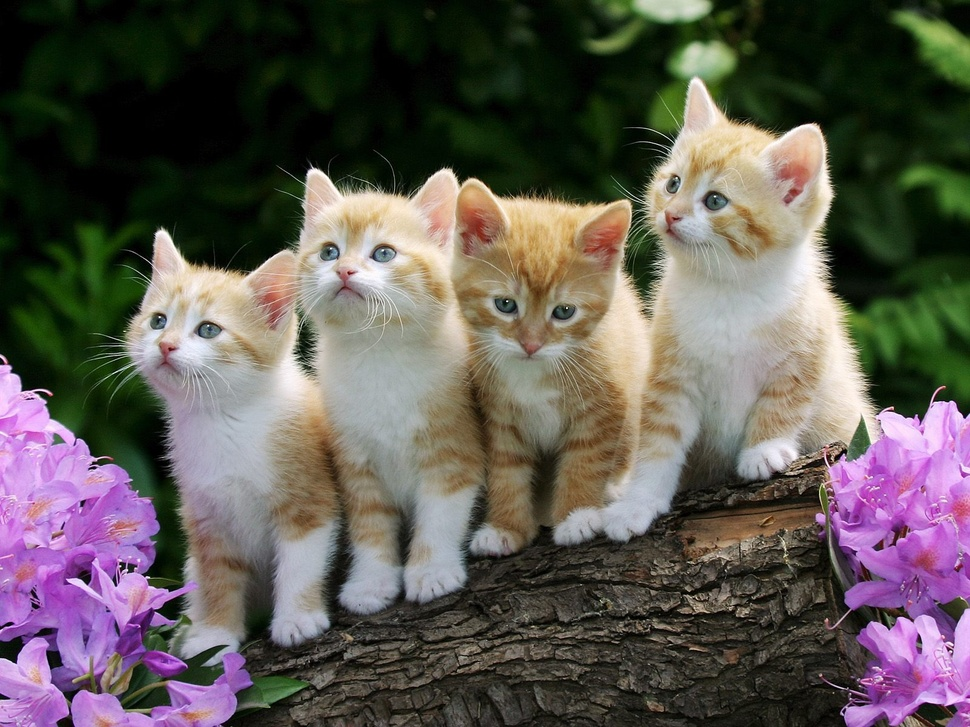
#> input picture images/Kittens.jpg, 970 x 727 px, shrunk from 1600 x 1200 before the run
$ python edgeDetection.py   (older library calls are emulated)
#> lines starting #> are read from the running program, lines starting #| are printed output that depends on the picture; after the words box and inside, x2 and y2 are one past the last pixel; in counts of white or black regions, pixels touching at a corner belong together
import cv2
import numpy as np
import matplotlib.pyplot as plt

# Read input image in grayscale
img = cv2.imread('images/Kittens.jpg', cv2.IMREAD_GRAYSCALE)
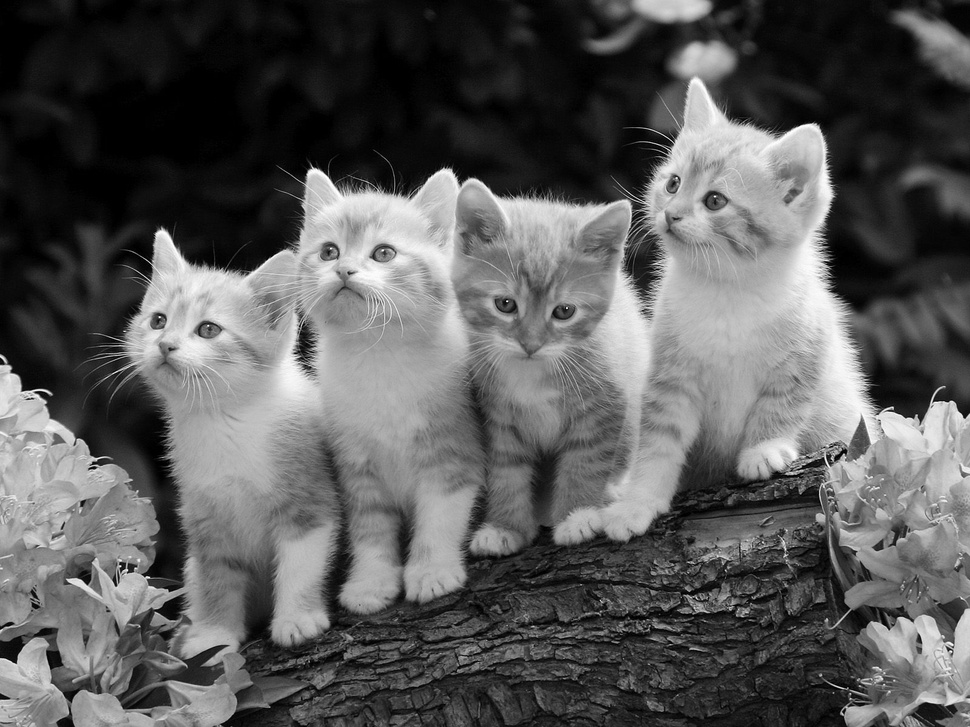
#> img: shape (727, 970); min 0, max 255, mean 89.9

# Prewitt Operator
kernelx = np.array([[1, 0, -1], [1, 0, -1], [1, 0, -1]])
kernely = np.array([[1, 1, 1], [0, 0, 0], [-1, -1, -1]])
prewitt_x = cv2.filter2D(img, -1, kernelx)
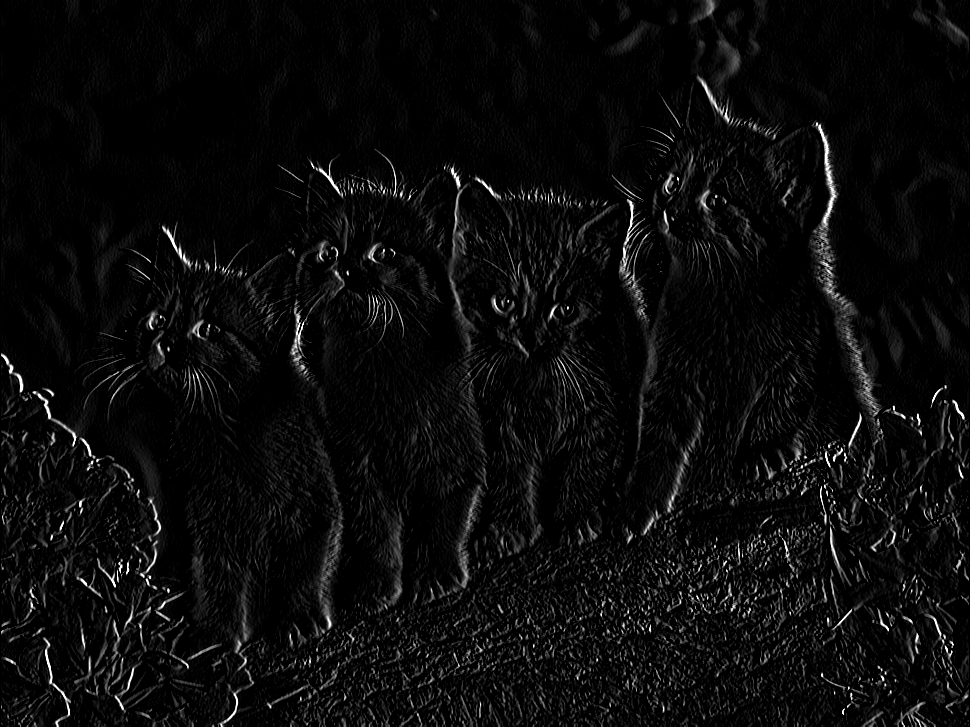
#> prewitt_x: shape (727, 970); min 0, max 255, mean 11.3
prewitt_y = cv2.filter2D(img, -1, kernely)
prewitt = cv2.add(prewitt_x, prewitt_y)
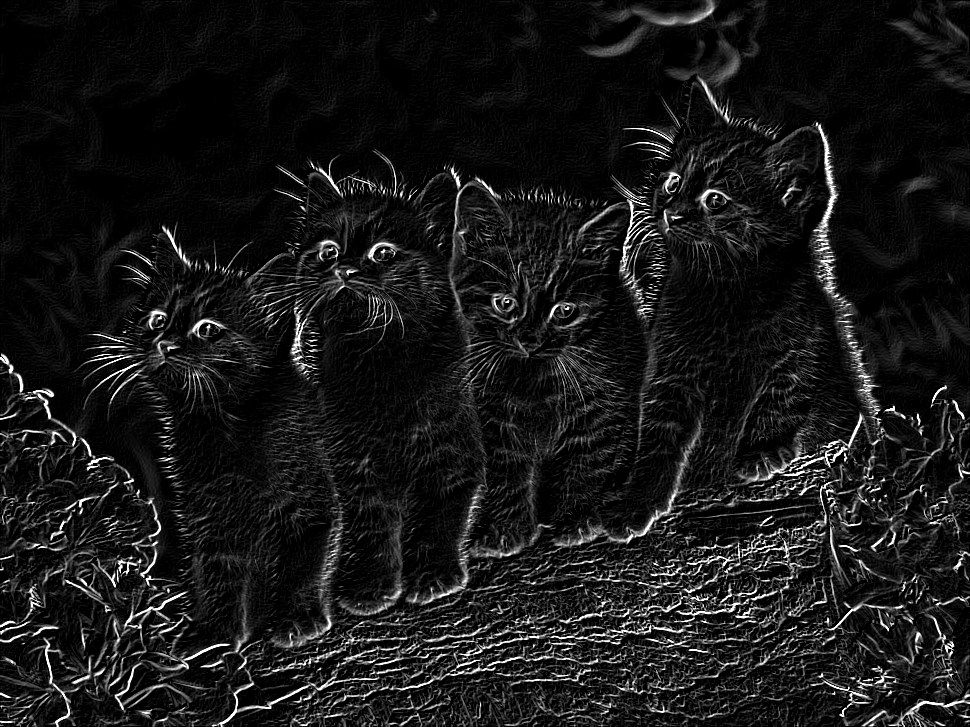
#> prewitt: shape (727, 970); min 0, max 255, mean 24.2

# Sobel Operator
sobelx = cv2.Sobel(img, cv2.CV_64F, 1, 0, ksize=3)
sobely = cv2.Sobel(img, cv2.CV_64F, 0, 1, ksize=3)
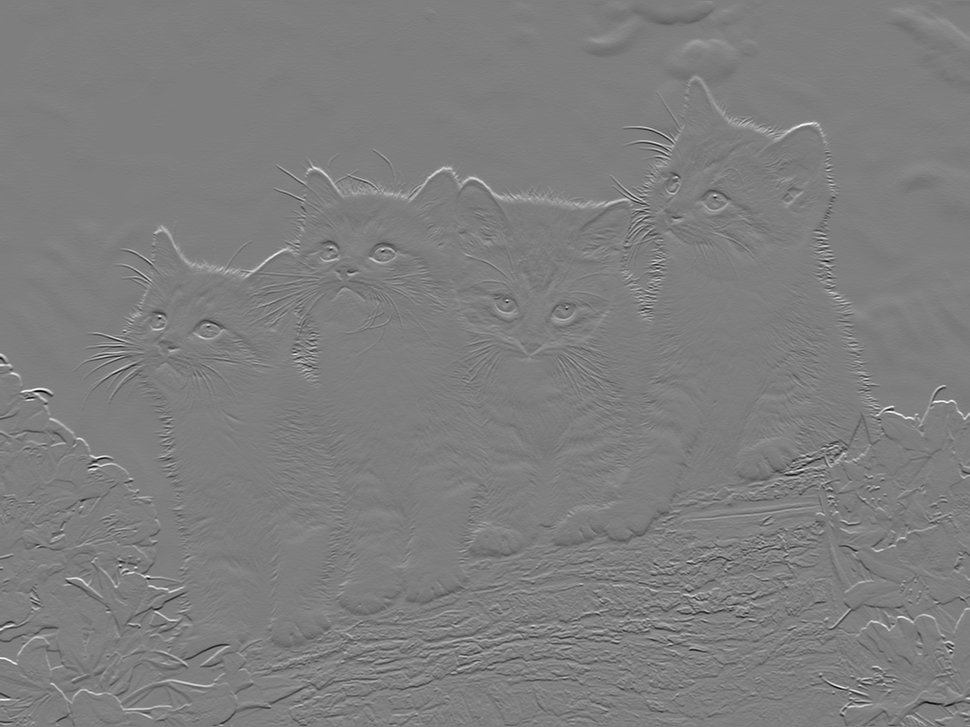
#> sobely: shape (727, 970) float64; min -941, max 953, mean 0.4; drawn with min black and max white
sobel = cv2.magnitude(sobelx, sobely)
sobel = np.uint8(np.clip(sobel, 0, 255))
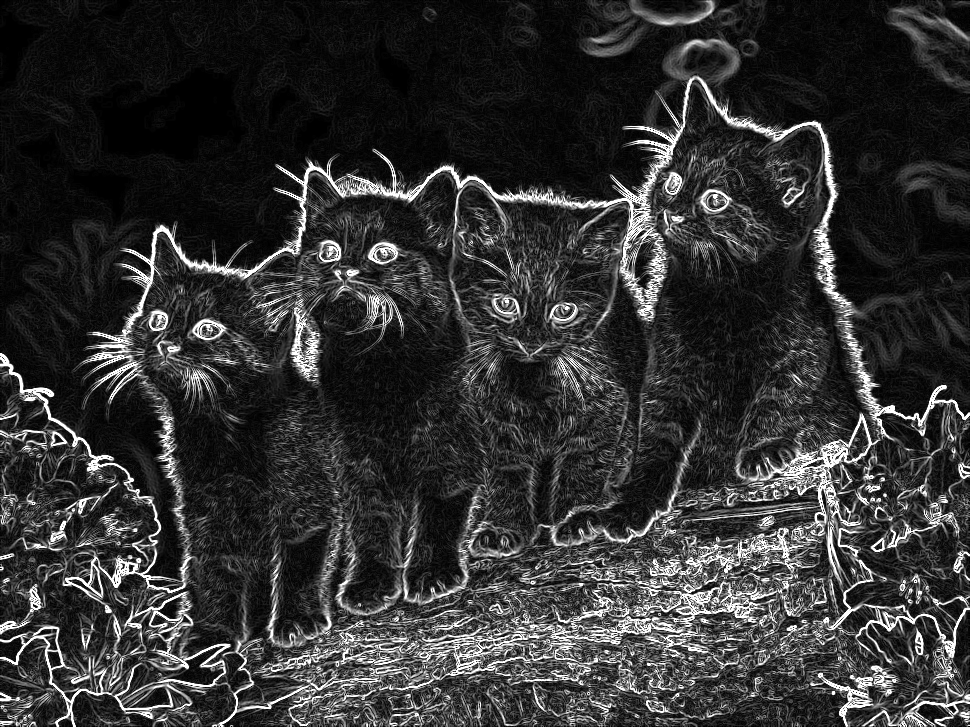
#> sobel: shape (727, 970); min 0, max 255, mean 50.6

# Canny Edge
canny = cv2.Canny(img, 100, 200)
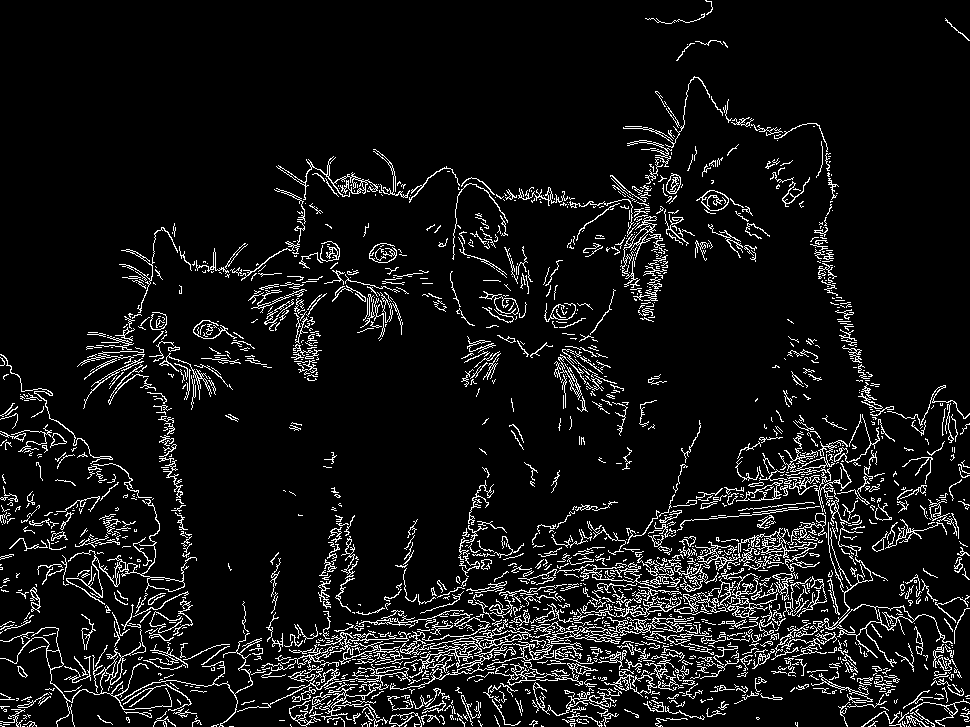
#> canny: shape (727, 970); 7.9% white in thin lines or dots

# Plot results in a single row
plt.figure(figsize=(16, 4))

titles = ['Input Image', 'Prewitt Edge', 'Sobel Edge', 'Canny Edge']
images = [img, prewitt, sobel, canny]

for i in range(4):
    plt.subplot(1, 4, i + 1)
    plt.imshow(images[i], cmap='gray')
    plt.title(titles[i])
    plt.axis('off')

plt.tight_layout()
plt.savefig("images/edge_detection.png")
plt.show()

$ run again, with images/Butterfly.jpg copied over images/Kittens.jpg
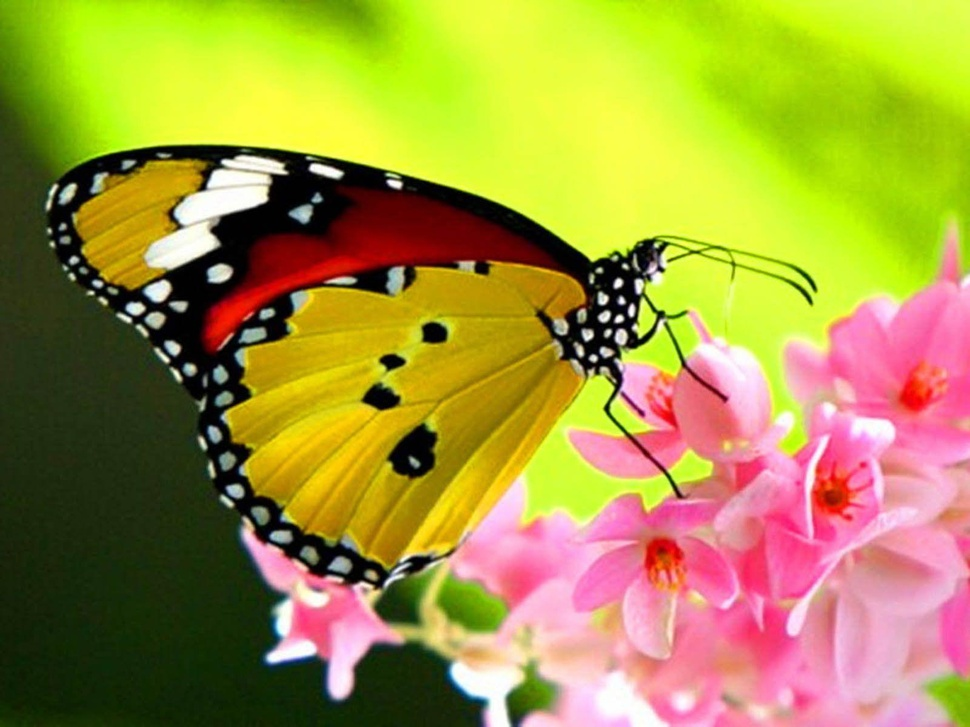
#> input picture images/Butterfly.jpg, 970 x 727 px, shrunk from 1600 x 1200 before the run
#> `sobely = cv2.Sobel(img, cv2.CV_64F, 0, 1, ksize=3)`:
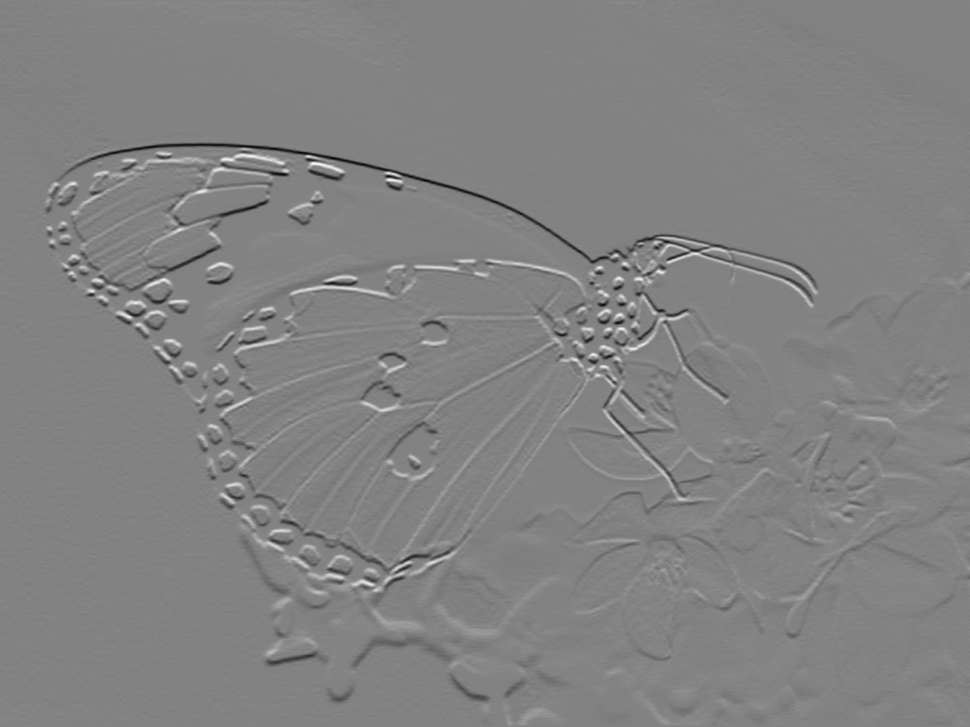
#> sobely: shape (727, 970) float64; min -708, max 675, mean -0.9; drawn with min black and max white
#> `canny = cv2.Canny(img, 100, 200)`:
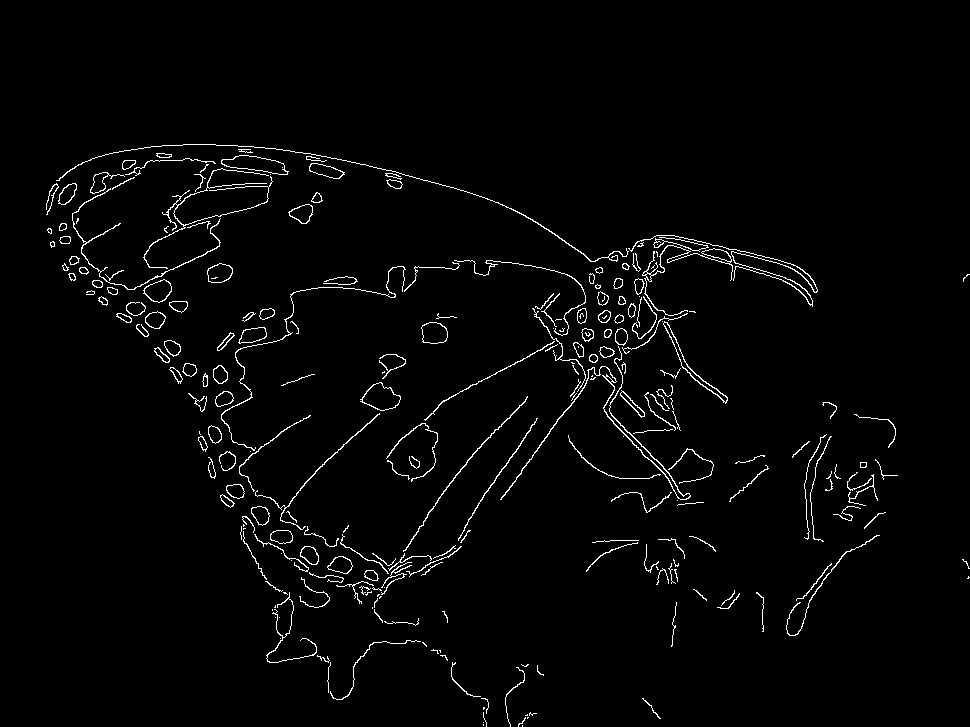
#> canny: shape (727, 970); 2.2% white in thin lines or dots, all inside (x1, y1, x2, y2) = (46, 144, 970, 727)

$ run again, with images/Childrens.jpg copied over images/Kittens.jpg
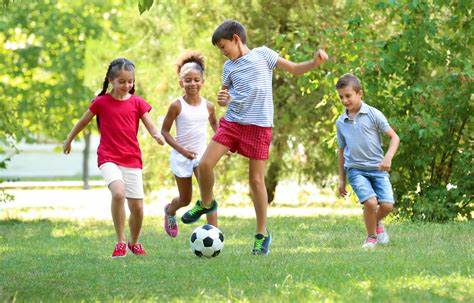
#> input picture images/Childrens.jpg, 474 x 303 px
#> `sobel = np.uint8(np.clip(sobel, 0, 255))`:
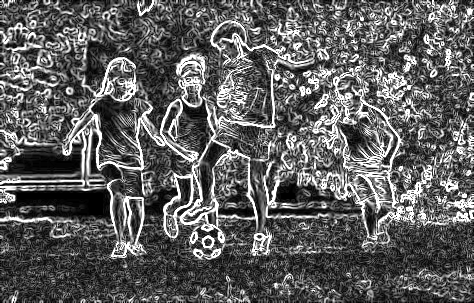
#> sobel: shape (303, 474); min 0, max 255, mean 95
#> `canny = cv2.Canny(img, 100, 200)`:
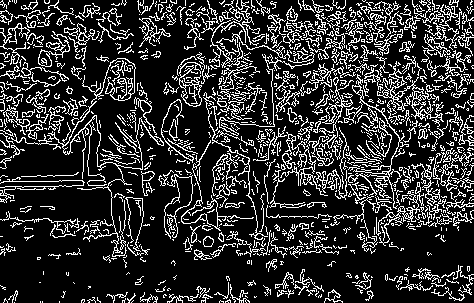
#> canny: shape (303, 474); 19.3% white in thin lines or dots

$ run again, with images/Elephant.jpg copied over images/Kittens.jpg
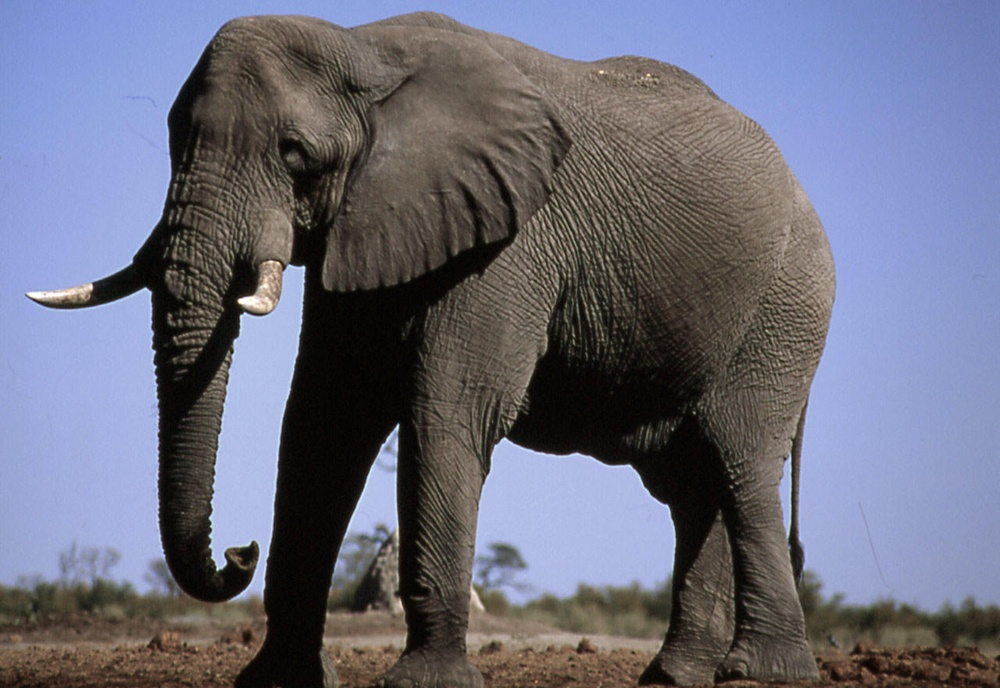
#> input picture images/Elephant.jpg, 1000 x 688 px, shrunk from 1280 x 881 before the run
#> `sobely = cv2.Sobel(img, cv2.CV_64F, 0, 1, ksize=3)`:
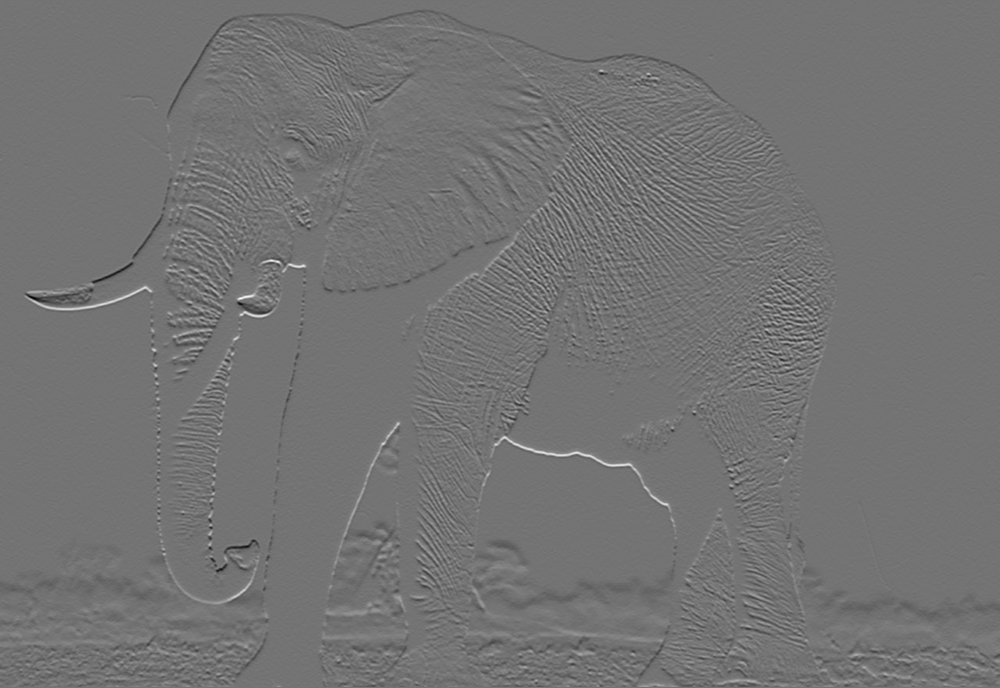
#> sobely: shape (688, 1000) float64; min -636, max 763, mean -1.2; drawn with min black and max white
#> `canny = cv2.Canny(img, 100, 200)`:
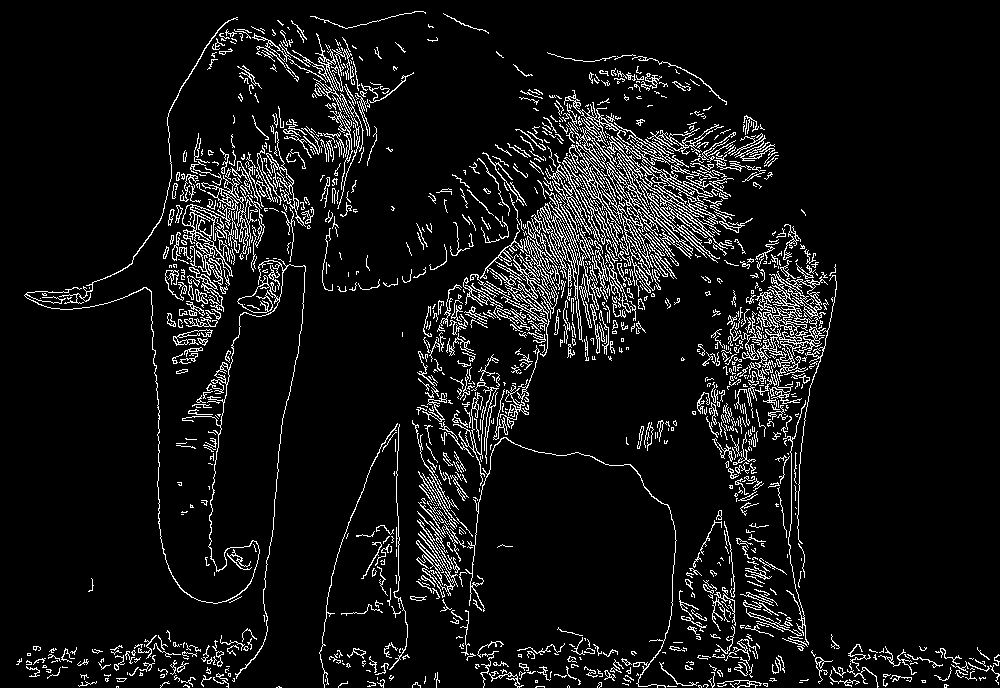
#> canny: shape (688, 1000); 7.6% white in thin lines or dots
